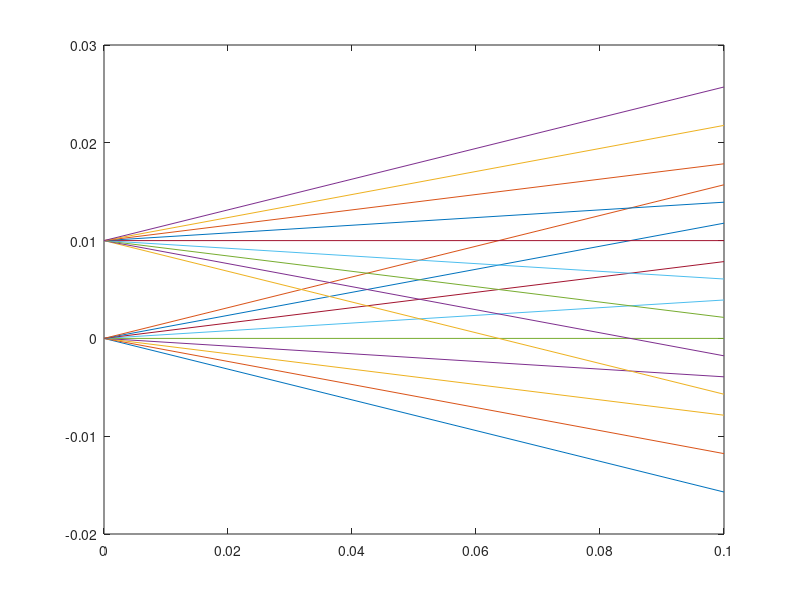

The MATLAB script that drew this image:
% Close any old plots
close all

% Free space transmission matrix for 10 cm 
d = .1;
Md = [1 d 0 0; 0 1 0 0; 0 0 1 d; 0 0 0 1];

% 9 angles from -pi/20 to pi/20
angles = -pi/20:pi/80:pi/20;

% Rays from each origin
origin1 = [zeros(1,9);angles;zeros(1,9);zeros(1,9)];
origin2 = [ones(1,9)*.01;angles;zeros(1,9);zeros(1,9)];

% Propogate rays through free space
rays_in = [origin1, origin2];
rays_out = Md*rays_in;

% Plot results
ray_z = [zeros(1,size(rays_in,2)); d*ones(1,size(rays_in,2))];
plot(ray_z, [rays_in(1,:); rays_out(1,:)]);

